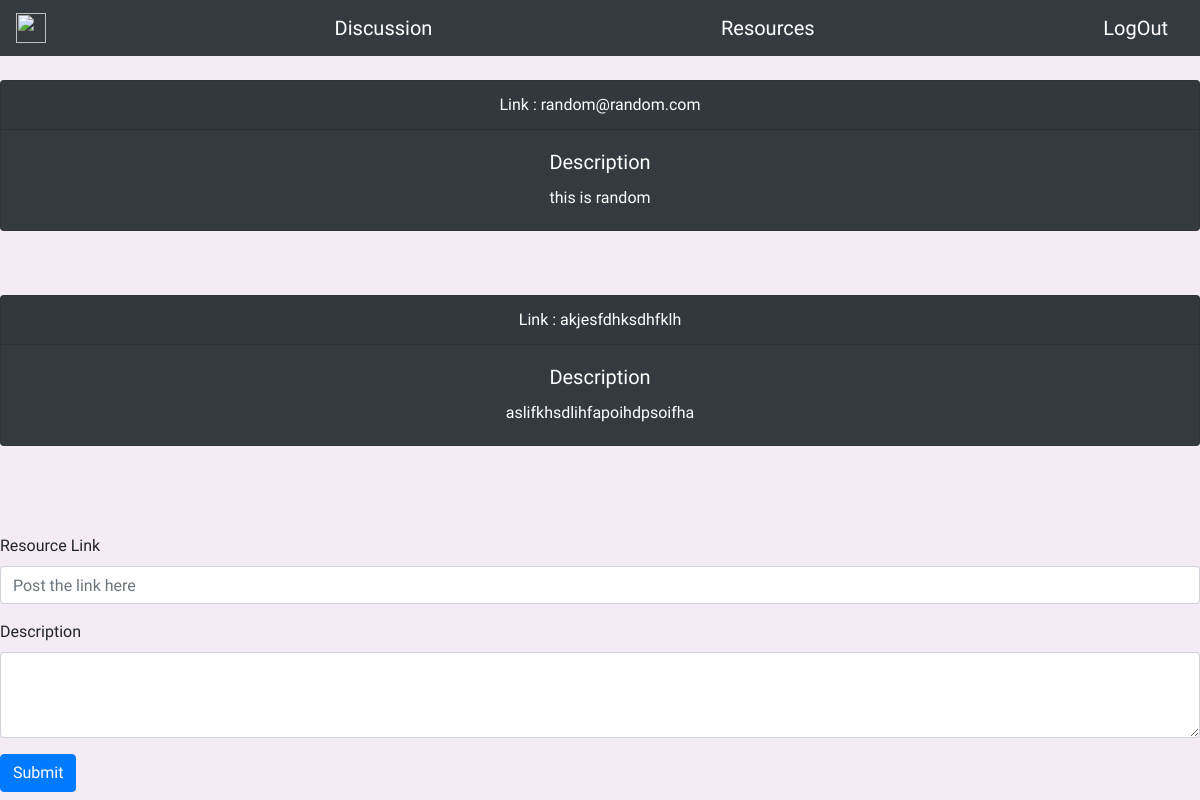
The app's page /resources/DBMS/1 (signed in), older data.
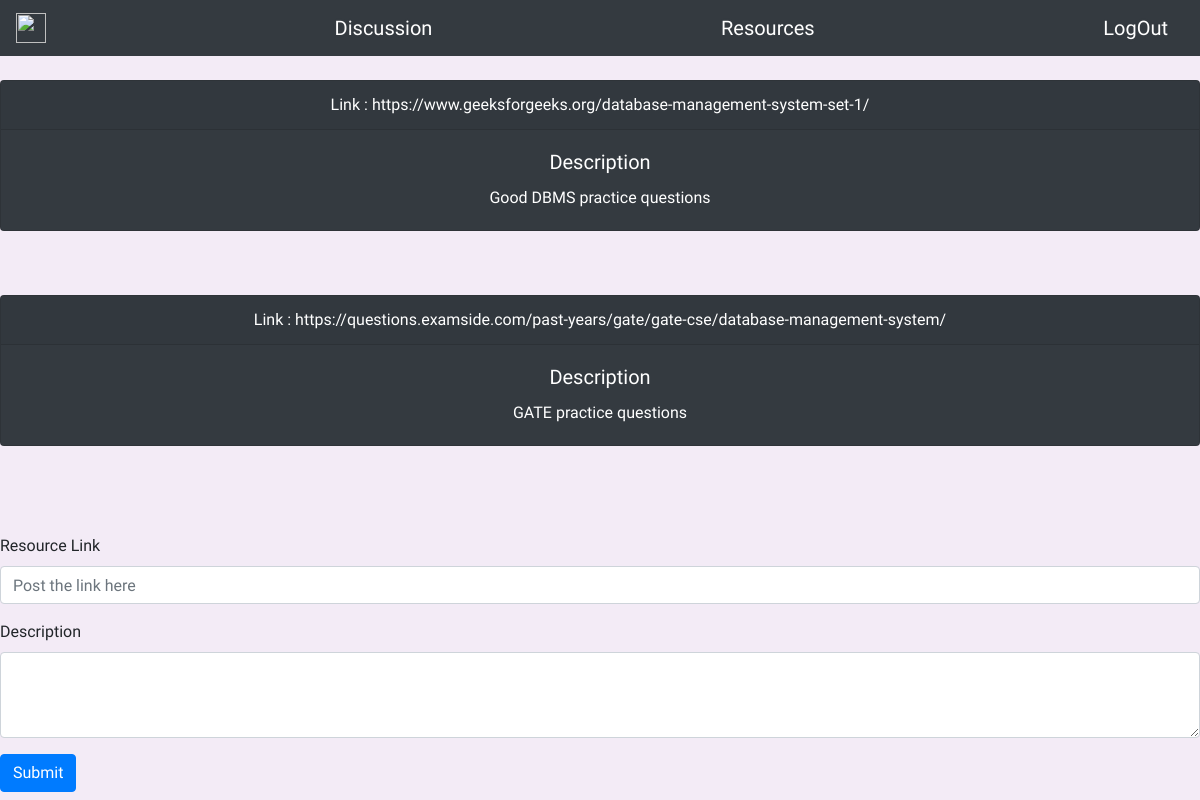
The same page, newer data.
### tables this page shows
CREATE TABLE resources(
          subject_id TEXT,
          link VARCHAR2(200),
          description VARCHAR2(400),
          time_posted timestamp,
          FOREIGN KEY(subject_id) REFERENCES subjects(_id));

### runner.py (the view)
@app.route('/resources/',methods=['GET',"POST"])
@app.route('/resources/<subject>/<int:page_num>',methods=['GET',"POST"])
def resources(page_num=1,subject=None):
    user=session['username']
    courses_enrolled= dm.get_user_subjects(user,session['account_type'])
    if request.method=='POST':
        link=request.form['link']
        text=request.form['text']
        now = datetime.now()
        current_time = now.strftime("%D %H:%M:%S")
        dm.insert_resource(subject,link,text,current_time)
        return redirect(url_for('resources'))
    else:
        resources=None
        if subject!= None:
            resources = dm.get_resources(subject)
        return render_template('resources.html',pn=page_num,subject=subject,courses=courses_enrolled, resources=resources)

### database_management.py (called while the page is built)
def get_user_subjects(name,account_type):
    cur=connection.cursor()
    if account_type=='student':
        cur.execute('SELECT _id FROM student_details JOIN subjects ON student_details.branch=subjects.branch AND student_details.semester = subjects.semester WHERE username=(?);',(name,))
        result=cur.fetchall()
    else:
        cur.execute('SELECt subject_id FROM teaches WHERE username=(?)',(name,))
        result=cur.fetchall()
    return result

def get_resources(sub):
    cur=connection.cursor()
    cur.execute("SELECT link , description FROM RESOURCES WHERE subject_id=(?)",(sub,))
    result=cur.fetchall()
    return result

### templates/resources.html (shortened to what this page needs)
{% extends "login_home.html" %}
    {% block content %}
        {% if subject!=None %}
              {% for resource in resources  %}
              <center>
              <div class="card text-white bg-dark mb-3">
                <div class="card-header">
                 Link : {{resource[0]}}
                </div>
                <div class="card-body">
                  <h5 class="card-title">Description</h5>
                  <p class="card-text">{{resource[1]}}</p>
                </div>
              </div>
              </center
              >
              {% endfor %}
        <form action='#' method='POST'>
        <div class="form-group">
            <label for="exampleFormControlInput1">Resource Link</label>
            <input type="link" class="form-control" id="exampleFormControlInput1" placeholder="Post the link here" name='link'>
        </div>
            <div class="form-group">
                <label for="exampleFormControlTextarea1">Description</label>
                <textarea class="form-control" id="exampleFormControlTextarea1" rows="3" name='text'></textarea>
            </div>
            <button  class="btn btn-primary" type="submit">Submit</button>
        </form>
        {% endif %}
    {% endblock %}

Row changes from the older to the newer data that the page shows:
no longer on this page (row edited): resources: link "random@random.com", description "this is random"
now on this page (row edited): resources: link "https://www.geeksforgeeks.org/database-management-system-set-1/", description "Good DBMS practice questions"
changed resources: link "akjesfdhksdhfklh" → "https://questions.examside.com/past-years/gate/gate-cse/database-management-system/"; description "aslifkhsdlihfapoihdpsoifha" → "GATE practice questions"
